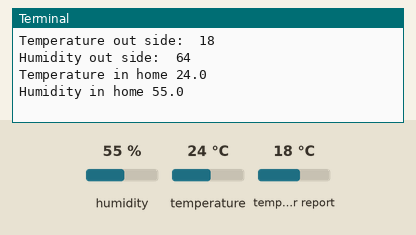
A program run on a simulated Raspberry Pi (BCM pin numbers). Shown: the last lines printed to the terminal. The inputs (shaded band) are chosen by the test bench; at power-on: humidity 55 %, temperature 24 °C, temperature in the web weather report 18 °C. Requests to the public web service named in the program get a made-up reply in its usual format after 0.4 s (London, UTC, broken clouds, 64 % humidity, 1013 hPa unless stated); each call to the cloud database takes 0.3 s, and an entry nobody has set reads as its off value or as empty; threads take turns every 2 ms.

Above: at 1.2 s.
1.3 s: humidity set to 22 %
At 2.0 s:
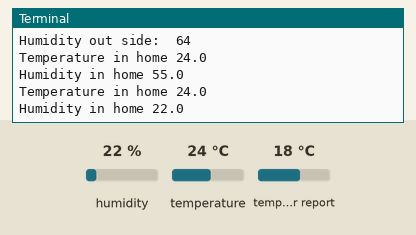
4.3 s: temperature set to 12 °C
At 5.3 s:
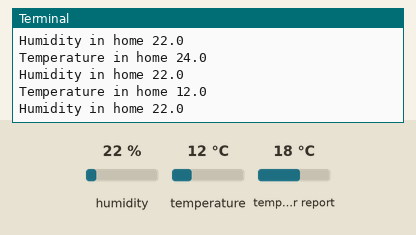
7.3 s: humidity set to 40 %
At 8.5 s:
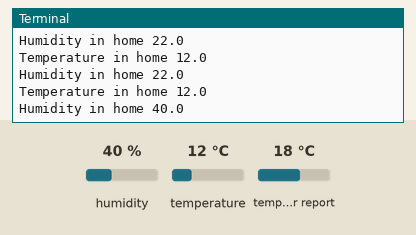
Timing chart, 0 to 9.8 s (numbered marks = the images above; inputs shaded):
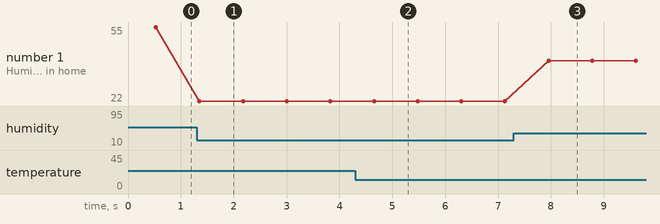

Measured:
- after the input at 1.3 s, the terminal: prints a new line after 0.05 s (image 1)
- after the input at 4.3 s, the terminal: prints a new line after 0.35 s (image 2)
- after the input at 7.3 s, the terminal: prints a new line after 0.66 s (image 3)
- plotted number 1: 55 → 22 after the input at 1.3 s, 22 → 40 after the input at 7.3 s

The program:

code.py
```python
import RPi.GPIO as GPIO
import firebase_admin, time, requests, Adafruit_DHT
from firebase_admin import db
from firebase_admin import credentials
from threading import Thread

# init the firebase
cred = credentials.Certificate('/home/pi/Desktop/project/DHT11_firebase_pi3/serviceAccountKey')
firebase_admin.initialize_app(cred, {'databaseURL': 'https://temperature-measurement-app.firebaseio.com/'})
ref = db.reference('app')

# init the GPIO pins and sensor pin
GPIO.setmode(GPIO.BCM)
GPIO.cleanup()
GPIO.setwarnings(False)
sensor = Adafruit_DHT.DHT11
pin_sensor = 4

# temperature and humidity variable
temperature_in_home = 0
humidity_in_home = 0
temperature_out_side = 0
humidity_out_side = 0


# update data from sensor in home to firebase
def update_in_home():
    while True:
        humidity_in_home, temperature_in_home = Adafruit_DHT.read_retry(sensor, pin_sensor)
        if humidity_in_home is not None and temperature_in_home is not None:
            print('Temperature in home', temperature_in_home)
            print('Humidity in home', humidity_in_home)
            users_ref = ref.child('In Home')
            users_ref.set({
            'Temperature': temperature_in_home ,
            'Humidity': humidity_in_home
            })
        else:
            print('Failed to get reading. Try again!')
    time.sleep(5)

# update data collect from openweathermap to firebase
def update_out_side():
    while True:
        response_from_url = requests.get('https://api.openweathermap.org/data/2.5/weather?id=1581130&appid=188c14a7e495bef60410a28dbdfa5ab8&units=metric')
        data_collect = response_from_url.json()
        temperature_out_side = data_collect['main']['temp']
        humidity_out_side = data_collect['main']['humidity']
        print('Temperature out side: ', temperature_out_side)
        print('Humidity out side: ', humidity_out_side)
        users_ref = ref.child('Out Side')
        users_ref.set({
        'Temperature': temperature_out_side ,
        'Humidity': humidity_out_side
        })
        time.sleep(10)

if __name__ == "__main__":
    thread_in_home = Thread(target = update_in_home, args = ())
    thread_out_side = Thread(target = update_out_side, args = ())
    thread_in_home.start()
    thread_out_side.start()
```
